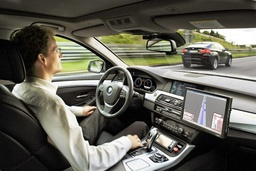
#> input picture lab3/index_files/bmw.jpg, 256 x 171 px, shrunk from 640 x 427 before the run, given in place of circles.png, which was not available
$ python lab2.py   (Python 2 division)
#> lines starting #> are read from the running program, lines starting #| are printed output that depends on the picture; pictures that were not available may be replaced by others from this repository, and a replacement may not be noted
### imageManipulation.py
#!/usr/bin/python

import sys
import numpy as np
from PIL import Image, ImageDraw
from random import random
from math import floor, ceil, fabs, degrees, cos, sin, atan2, sqrt,radians
from filters import *
import os

WHITE = np.array([255,255,255])
BLACK = np.array([0,0,0])
GRAY28 = np.array([71,71,71])
RED = np.array([255,0,0])
GREEN = np.array([0,255,0])
BLUE = np.array([0,0,255])
ORANGE = np.array([255,165,0])
YELLOW = np.array([255,255,0])

class ImageManipulation:

    def __init__(self):
        self.w,self.h = 0,0
        self.originalImage = None

    # [26 lines left out: function resize, not called in this run]
    def addNoise(self, pixels, probab):
        # [15 lines left out: function addNoise, not called in this run]
    def removeNoise(self, pixels): #to be implemented
        # [9 lines left out: function removeNoise, not called in this run]
    def getMaskForGradient(self, m):
        if m == 'r': # Roberts Cross
            rx = np.array([[0,1],[-1,0]])
            ry = np.array([[1,0],[0,-1]])
            return rx,ry
        elif m == 's': # Sobel
            sx = np.array([[-1,0,1],[-2,0,2],[-1,0,1]])
            sy = np.array([[1,2,1],[0,0,0],[-1,-2,-1]])
            return sx,sy
        elif m == 'p': # Prewitt
            px = np.array([[-1,0,1],[-1,0,1],[-1,0,1]])
            py = np.array([[1,1,1],[0,0,0],[-1,-1,-1]])
            return px,py
        else:
            return False

    def getMaskForTemplateMatching(self, m):
        # [11 lines left out: function getMaskForTemplateMatching, not called in this run]
    def convolution(self, pixels, mask):
        maskH, maskW = mask.shape
        h,w,_ = pixels.shape
        newPixels = np.zeros(pixels.shape)
        halfM = maskH >> 1 # division by 2
        for x in xrange(h):
            for y in xrange(w):
                mSum = np.array([0.0, 0.0, 0.0])
                for i in xrange(maskH):
                    centerI = i - halfM
                    for j in xrange(maskW):
                        centerJ = j - halfM
                        try:
                            mSum += pixels[x+centerI,y+centerJ] * mask[i,j]
                        except IndexError: pass
                    newPixels[x,y] = mSum
                    #print pixels[x,y], mSum
        im = Image.fromarray(np.uint8(newPixels))
        im.save('convolution-output.png')
        return newPixels

    def getMagnitude(self, gradient1, gradient2):
        if gradient1.shape != gradient2.shape:
            exit('Unable to proceed, gradients with different shapes')
        gradientH, gradientW, _ = gradient1.shape
        newPixels = np.zeros(gradient1.shape)
        for x in xrange(gradientH):
            for y in xrange(gradientW):
                newPixels[x,y] = (np.fabs(gradient1[x,y]) + np.fabs(gradient2[x,y])).astype(int)
                #newPixels[x,y] = (np.fabs(gradient1[x,y]) + np.fabs(gradient2[x,y])).astype(int)
        #np.fabs(gradient[x,y][list(n for n in xrange(4))]).astype(int)
        im = Image.fromarray(np.uint8(newPixels))
        im.save('gradient-magnitude.png')
        return newPixels

    def getPixelsInBorder(self, pixels):
        h,w,_ = pixels.shape
        pixelsBorder = list()
        for x in xrange(h):
            for y in xrange(w):
                if (pixels[x,y] == WHITE).all():
                    pixelsBorder.append((x,y))
        return pixelsBorder

    def normalize(self,gradient, toSave='normalization-result.png'):
        # [13 lines left out: function normalize, not called in this run]
    def DFS(self, pixels, origin, visited, color):
        # [28 lines left out: function DFS, not called in this run]
    def detectBorder(self,pixels):
# [24 lines left out: function detectBorder, not called in this run]
    def detectForms(self, pixels, ignorePercent = 2.0):
        # [34 lines left out: function detectForms, not called in this run]
    def getRandomColor(self):
        return np.random.randint(0, high=255, size=(1,3))

    def detectLines(self, pixels, gradX, gradY, discr=10):
        # [51 lines left out: function detectLines, not called in this run]
    def findMins(self, aList, compSens=15):
        # [10 lines left out: function findMins, not called in this run]
    def saveHistograms(self,xHist,yHist):
        # [10 lines left out: function saveHistograms, not called in this run]
    def detectHoles(self, pixels, holeColor):
        # [52 lines left out: function detectHoles, not called in this run]

if __name__ == '__main__':
    iM = ImageManipulation()
    fil = Filters()

    try:
        pathToImage = sys.argv[1]
    except IndexError:
        exit('Please specify a valid path to the file\n')

    im = Image.open(pathToImage).convert('RGB')
    iM.originalImage = im.copy()
    (iM.w,iM.h) = im.size
    print 'Image size: (w h)', iM.w,iM.h
    pixels = np.array(im)

    action = ''
    options = '\n What do you want to do?\n' + \
        '    g  : image to grayscale\n' + \
        '    p  : polarize an image\n' + \
        '    br : apply bright\n' + \
        '    to : apply a tone\n' + \
        '    th : apply a threshold\n' + \
        '    r  : resize image\n' + \
        '    n  : add noise\n' + \
        '    m  : apply a mask\n' + \
        '    db : detect borders\n' + \
        '    df : detect forms\n' + \
        '    dl : detect lines\n' + \
        '    dc : detect circles\n' + \
        '    dh : detect holes\n' + \
        '    s  : save to file\n' + \
        '    q  : quit the program\n'

    while action != 'q':
        action = raw_input(options)
        action = str(action)
        #os.system('cls' if os.name == 'nt' else 'clear')
        if action == 'g':
            pixels = fil.grayscale(pixels)
        elif action == 'p':
            pixels = fil.polarize(pixels)
        elif action == 'br':
            pixels = fil.brighten(pixels, beta=50)
        elif action == 'to':
            pixels = fil.tone(pixels)
        elif action == 'th':
            t = int( raw_input('Threshold value: ') )
            pixels = fil.threshold(pixels, t)
        elif action == 'r':
            newSize = str(raw_input('New size (e.g. width height): '))
            newSize = newSize.split(' ', 1)
            try:
                newW = int(newSize[0])
                newH = int(newSize[1])
                pixels = iM.resize(pixels, (newW,newH))
            except ValueError:
                print 'Please try again with the suggested format'
                action = 'noShow'
            except IndexError:
                print 'Please try again with the suggested format'
                action = 'noShow'
        elif action == 'n':
            noise = raw_input('From 0 to 1, how much noise?:')
            try:
                float(noise)
                pixels = iM.addNoise(pixels, 0.15)
            except ValueError:
                print 'Please enter a valid value'
                action = 'noShow'
        elif action == 'm':
            print 'Available masks:\n' + \
                ' r : Roberts\n' + \
                ' s : Sobel\n' + \
                ' p : Prewitt\n'
            desiredMask = str(raw_input()).strip('\n')
            try:
                mask1,mask2 = iM.getMaskForGradient(desiredMask)
                gradientX = iM.convolution(pixels, mask1) # mask in X
                gradientY = iM.convolution(pixels, mask2) # mask in y

                pixels = iM.getMagnitude(gradientX,gradientY)

                action = 'noShow'
            except TypeError as e:
                print 'Please specify only an option from the list\nError:', e
                action = 'noShow'
        elif action == 'db':
            pixels = iM.detectBorder(pixels)
        elif action == 'df':
            iM.detectForms(pixels, ignorePercent = 2.0)
        elif action == 'dl':
            mask1,mask2 = iM.getMaskForGradient('p')

            print 'Getting gradient X'; gradientX = iM.convolution(pixels, mask1) # mask in X
            print 'Getting gradient Y'; gradientY = iM.convolution(pixels, mask2) # mask in y

            lines,freq = iM.detectLines(pixels, gradientX, gradientY)
        elif action == 'dc':
            try:
                radio = int(raw_input('Radio: '))
            except ValueError:
                print 'Please enter a number'
                continue
            mask1,mask2 = iM.getMaskForGradient('p')
            print 'Getting gradient X'
            gradX = iM.convolution(pixels, mask1)
            print 'Getting gradient Y'
            gradY = iM.convolution(pixels, mask2)
            iM.detectCircles(pixels, gradX, gradY, radio)
        elif action == 'dh':
            pixels = iM.detectHoles(pixels, 0)
        elif action == 's':
            im.save('output.png')
            action = 'noShow'
        elif action == 'q':
            os.system('cls' if os.name == 'nt' else 'clear')
            exit()
        im = Image.fromarray(np.uint8(pixels))
        if action != 'noShow':
            im.show()

### lab2.py
#!/usr/bin/python

import time
from imageManipulation import *

def normalize(gradient, toSave):
    (h,w,s) = gradient.shape
    biggest = np.amax(gradient)
    smallest = np.amin(gradient)
    lenght = ( ( smallest+fabs(smallest) ) + (biggest+fabs(smallest) ) )
    for x in range(h):
        for y in range(w):
            gradient[x,y] = (gradient[x,y] - np.array([smallest, smallest, smallest]) ) / np.array([lenght,lenght,lenght]) \
                * np.array([255,255,255])
    im = Image.fromarray(np.uint8(pixels))
    im.save(toSave)
    return gradient

imagePath = 'circles.png'
img = Image.open(imagePath).convert('RGB')
#> img is the input picture: PIL image 256x171 RGB; mean R, G, B 97.3, 95.7, 85.7

iM = ImageManipulation()
pixels = np.array(img)

(iM.w,iM.h) = img.size
#> iM.w = 256; iM.h = 171

maskToUse = 'p' #'[rsp]'

mask1, mask2 = iM.getMaskForGradient(maskToUse)

timeStart = time.time()

gradientX = iM.convolution(pixels, mask1) # mask in X
#> after the loop in convolution, `for y in xrange(w):`:
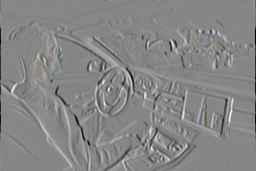
#> newPixels: shape (171, 256, 3) float64; mean R, G, B -0.3, -0.3, -0.2; drawn with min black and max white
#> in convolution, `im.save('convolution-output.png')`:
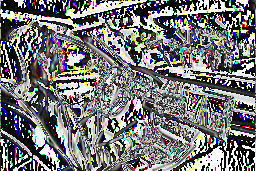
#> im: PIL image 256x171 RGB; mean R, G, B 117.4, 117.6, 119.2
timeGX = time.time()
gradientY = iM.convolution(pixels, mask2) # mask in y
#> after the loop in convolution (call 2), `for y in xrange(w):`:
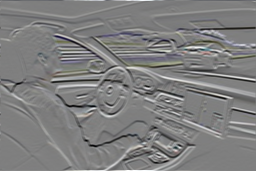
#> newPixels: shape (171, 256, 3) float64; mean R, G, B 0.9, 0.9, 0.8; drawn with min black and max white
#> in convolution (call 2), `im.save('convolution-output.png')`:
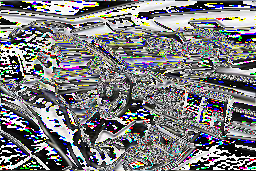
#> im: PIL image 256x171 RGB; mean R, G, B 122.7, 122.6, 125
timeGY = time.time()
pixels = iM.getMagnitude(gradientX, gradientY)
#> after the loop in getMagnitude, `for y in xrange(gradientW):`:
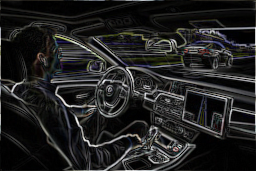
#> newPixels: shape (171, 256, 3) float64; mean R, G, B 126, 125.9, 125; drawn with min black and max white
#> in getMagnitude, `im.save('gradient-magnitude.png')`:
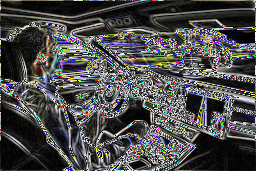
#> im: PIL image 256x171 RGB; mean R, G, B 75.9, 75.6, 75.1
timeG = time.time()

timeEnd = time.time()

pixelsInBorder = iM.getPixelsInBorder(pixels)
#> pixelsInBorder = [(158, 152), (163, 120)]
iM.pixelsInBorder = pixelsInBorder
#> iM.pixelsInBorder = [(158, 152), (163, 120)]
print 'Number of pixels in border:', len(pixelsInBorder)
#| Number of pixels in border: 2
print 'Total time:', (timeEnd - timeStart)
print 'Time to get gradient X:', (timeGX - timeStart)
print 'Time to get gradient Y:', (timeGY - timeGX)
print 'Time to get magnitude:', (timeG - timeGY)

normalize(gradientX, 'results/prewitt-x.png')
#> in normalize, `biggest = np.amax(gradient)`: biggest = 687
#> in normalize, `smallest = np.amin(gradient)`: smallest = -764
#> in normalize, `lenght = ( ( smallest+fabs(smallest) ) + (biggest+fabs(smallest) ) )`: lenght = 1451
normalize(gradientY, 'results/prewitt-y.png')
